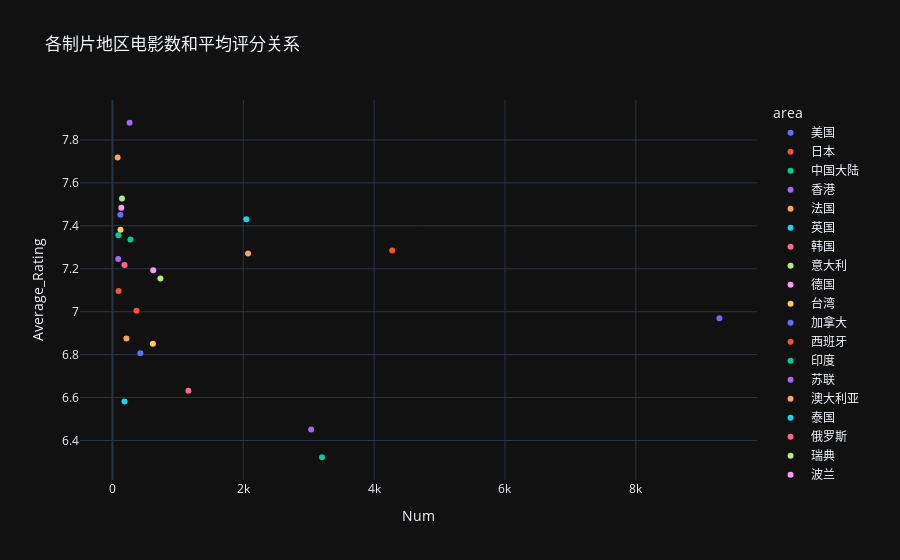

The notebook cell saved with this chart:
### Code cell
fig3 = px.scatter(countryNum_avergeRating[:25], x="Num", y="Average_Rating",  #展示电影数前25位的制片地区的电影数目和均分的散点图
                 color="area",
                 hover_name="area", 
                 title="各制片地区电影数和平均评分关系")
fig3.show()

### Figure 1 — Plotly figure (JSON) as saved in the notebook; plotly's stock layout.template omitted (floating-point values rounded to 4 significant figures)
{"data": [{"hovertemplate": "<b>%{hovertext}</b><br><br>area=美国<br>Num=%{x}<br>Average_Rating=%{y}<extra></extra>", "hovertext": ["美国"], "legendgroup": "美国", "marker": {"color": "#636efa", "symbol": "circle"}, "mode": "markers", "name": "美国", "orientation": "v", "showlegend": true, "x": [9277], "xaxis": "x", "y": [6.969], "yaxis": "y", "type": "scatter"}, {"hovertemplate": "<b>%{hovertext}</b><br><br>area=日本<br>Num=%{x}<br>Average_Rating=%{y}<extra></extra>", "hovertext": ["日本"], "legendgroup": "日本", "marker": {"color": "#EF553B", "symbol": "circle"}, "mode": "markers", "name": "日本", "orientation": "v", "showlegend": true, "x": [4276], "xaxis": "x", "y": [7.285], "yaxis": "y", "type": "scatter"}, {"hovertemplate": "<b>%{hovertext}</b><br><br>area=中国大陆<br>Num=%{x}<br>Average_Rating=%{y}<extra></extra>", "hovertext": ["中国大陆"], "legendgroup": "中国大陆", "marker": {"color": "#00cc96", "symbol": "circle"}, "mode": "markers", "name": "中国大陆", "orientation": "v", "showlegend": true, "x": [3203], "xaxis": "x", "y": [6.322], "yaxis": "y", "type": "scatter"}, {"hovertemplate": "<b>%{hovertext}</b><br><br>area=香港<br>Num=%{x}<br>Average_Rating=%{y}<extra></extra>", "hovertext": ["香港"], "legendgroup": "香港", "marker": {"color": "#ab63fa", "symbol": "circle"}, "mode": "markers", "name": "香港", "orientation": "v", "showlegend": true, "x": [3037], "xaxis": "x", "y": [6.451], "yaxis": "y", "type": "scatter"}, {"hovertemplate": "<b>%{hovertext}</b><br><br>area=法国<br>Num=%{x}<br>Average_Rating=%{y}<extra></extra>", "hovertext": ["法国"], "legendgroup": "法国", "marker": {"color": "#FFA15A", "symbol": "circle"}, "mode": "markers", "name": "法国", "orientation": "v", "showlegend": true, "x": [2073], "xaxis": "x", "y": [7.271], "yaxis": "y", "type": "scatter"}, {"hovertemplate": "<b>%{hovertext}</b><br><br>area=英国<br>Num=%{x}<br>Average_Rating=%{y}<extra></extra>", "hovertext": ["英国"], "legendgroup": "英国", "marker": {"color": "#19d3f3", "symbol": "circle"}, "mode": "markers", "name": "英国", "orientation": "v", "showlegend": true, "x": [2046], "xaxis": "x", "y": [7.431], "yaxis": "y", "type": "scatter"}, {"hovertemplate": "<b>%{hovertext}</b><br><br>area=韩国<br>Num=%{x}<br>Average_Rating=%{y}<extra></extra>", "hovertext": ["韩国"], "legendgroup": "韩国", "marker": {"color": "#FF6692", "symbol": "circle"}, "mode": "markers", "name": "韩国", "orientation": "v", "showlegend": true, "x": [1161], "xaxis": "x", "y": [6.632], "yaxis": "y", "type": "scatter"}, {"hovertemplate": "<b>%{hovertext}</b><br><br>area=意大利<br>Num=%{x}<br>Average_Rating=%{y}<extra></extra>", "hovertext": ["意大利"], "legendgroup": "意大利", "marker": {"color": "#B6E880", "symbol": "circle"}, "mode": "markers", "name": "意大利", "orientation": "v", "showlegend": true, "x": [734], "xaxis": "x", "y": [7.155], "yaxis": "y", "type": "scatter"}, {"hovertemplate": "<b>%{hovertext}</b><br><br>area=德国<br>Num=%{x}<br>Average_Rating=%{y}<extra></extra>", "hovertext": ["德国"], "legendgroup": "德国", "marker": {"color": "#FF97FF", "symbol": "circle"}, "mode": "markers", "name": "德国", "orientation": "v", "showlegend": true, "x": [624], "xaxis": "x", "y": [7.193], "yaxis": "y", "type": "scatter"}, {"hovertemplate": "<b>%{hovertext}</b><br><br>area=台湾<br>Num=%{x}<br>Average_Rating=%{y}<extra></extra>", "hovertext": ["台湾"], "legendgroup": "台湾", "marker": {"color": "#FECB52", "symbol": "circle"}, "mode": "markers", "name": "台湾", "orientation": "v", "showlegend": true, "x": [618], "xaxis": "x", "y": [6.85], "yaxis": "y", "type": "scatter"}, {"hovertemplate": "<b>%{hovertext}</b><br><br>area=加拿大<br>Num=%{x}<br>Average_Rating=%{y}<extra></extra>", "hovertext": ["加拿大"], "legendgroup": "加拿大", "marker": {"color": "#636efa", "symbol": "circle"}, "mode": "markers", "name": "加拿大", "orientation": "v", "showlegend": true, "x": [427], "xaxis": "x", "y": [6.806], "yaxis": "y", "type": "scatter"}, {"hovertemplate": "<b>%{hovertext}</b><br><br>area=西班牙<br>Num=%{x}<br>Average_Rating=%{y}<extra></extra>", "hovertext": ["西班牙"], "legendgroup": "西班牙", "marker": {"color": "#EF553B", "symbol": "circle"}, "mode": "markers", "name": "西班牙", "orientation": "v", "showlegend": true, "x": [368], "xaxis": "x", "y": [7.005], "yaxis": "y", "type": "scatter"}, {"hovertemplate": "<b>%{hovertext}</b><br><br>area=印度<br>Num=%{x}<br>Average_Rating=%{y}<extra></extra>", "hovertext": ["印度"], "legendgroup": "印度", "marker": {"color": "#00cc96", "symbol": "circle"}, "mode": "markers", "name": "印度", "orientation": "v", "showlegend": true, "x": [275], "xaxis": "x", "y": [7.336], "yaxis": "y", "type": "scatter"}, {"hovertemplate": "<b>%{hovertext}</b><br><br>area=苏联<br>Num=%{x}<br>Average_Rating=%{y}<extra></extra>", "hovertext": ["苏联"], "legendgroup": "苏联", "marker": {"color": "#ab63fa", "symbol": "circle"}, "mode": "markers", "name": "苏联", "orientation": "v", "showlegend": true, "x": [262], "xaxis": "x", "y": [7.88], "yaxis": "y", "type": "scatter"}, {"hovertemplate": "<b>%{hovertext}</b><br><br>area=澳大利亚<br>Num=%{x}<br>Average_Rating=%{y}<extra></extra>", "hovertext": ["澳大利亚"], "legendgroup": "澳大利亚", "marker": {"color": "#FFA15A", "symbol": "circle"}, "mode": "markers", "name": "澳大利亚", "orientation": "v", "showlegend": true, "x": [214], "xaxis": "x", "y": [6.875], "yaxis": "y", "type": "scatter"}, {"hovertemplate": "<b>%{hovertext}</b><br><br>area=泰国<br>Num=%{x}<br>Average_Rating=%{y}<extra></extra>", "hovertext": ["泰国"], "legendgroup": "泰国", "marker": {"color": "#19d3f3", "symbol": "circle"}, "mode": "markers", "name": "泰国", "orientation": "v", "showlegend": true, "x": [184], "xaxis": "x", "y": [6.582], "yaxis": "y", "type": "scatter"}, {"hovertemplate": "<b>%{hovertext}</b><br><br>area=俄罗斯<br>Num=%{x}<br>Average_Rating=%{y}<extra></extra>", "hovertext": ["俄罗斯"], "legendgroup": "俄罗斯", "marker": {"color": "#FF6692", "symbol": "circle"}, "mode": "markers", "name": "俄罗斯", "orientation": "v", "showlegend": true, "x": [184], "xaxis": "x", "y": [7.218], "yaxis": "y", "type": "scatter"}, {"hovertemplate": "<b>%{hovertext}</b><br><br>area=瑞典<br>Num=%{x}<br>Average_Rating=%{y}<extra></extra>", "hovertext": ["瑞典"], "legendgroup": "瑞典", "marker": {"color": "#B6E880", "symbol": "circle"}, "mode": "markers", "name": "瑞典", "orientation": "v", "showlegend": true, "x": [146], "xaxis": "x", "y": [7.527], "yaxis": "y", "type": "scatter"}, {"hovertemplate": "<b>%{hovertext}</b><br><br>area=波兰<br>Num=%{x}<br>Average_Rating=%{y}<extra></extra>", "hovertext": ["波兰"], "legendgroup": "波兰", "marker": {"color": "#FF97FF", "symbol": "circle"}, "mode": "markers", "name": "波兰", "orientation": "v", "showlegend": true, "x": [136], "xaxis": "x", "y": [7.484], "yaxis": "y", "type": "scatter"}, {"hovertemplate": "<b>%{hovertext}</b><br><br>area=丹麦<br>Num=%{x}<br>Average_Rating=%{y}<extra></extra>", "hovertext": ["丹麦"], "legendgroup": "丹麦", "marker": {"color": "#FECB52", "symbol": "circle"}, "mode": "markers", "name": "丹麦", "orientation": "v", "showlegend": true, "x": [123], "xaxis": "x", "y": [7.382], "yaxis": "y", "type": "scatter"}, {"hovertemplate": "<b>%{hovertext}</b><br><br>area=西德<br>Num=%{x}<br>Average_Rating=%{y}<extra></extra>", "hovertext": ["西德"], "legendgroup": "西德", "marker": {"color": "#636efa", "symbol": "circle"}, "mode": "markers", "name": "西德", "orientation": "v", "showlegend": true, "x": [121], "xaxis": "x", "y": [7.451], "yaxis": "y", "type": "scatter"}, {"hovertemplate": "<b>%{hovertext}</b><br><br>area=墨西哥<br>Num=%{x}<br>Average_Rating=%{y}<extra></extra>", "hovertext": ["墨西哥"], "legendgroup": "墨西哥", "marker": {"color": "#EF553B", "symbol": "circle"}, "mode": "markers", "name": "墨西哥", "orientation": "v", "showlegend": true, "x": [94], "xaxis": "x", "y": [7.097], "yaxis": "y", "type": "scatter"}, {"hovertemplate": "<b>%{hovertext}</b><br><br>area=阿根廷<br>Num=%{x}<br>Average_Rating=%{y}<extra></extra>", "hovertext": ["阿根廷"], "legendgroup": "阿根廷", "marker": {"color": "#00cc96", "symbol": "circle"}, "mode": "markers", "name": "阿根廷", "orientation": "v", "showlegend": true, "x": [91], "xaxis": "x", "y": [7.356], "yaxis": "y", "type": "scatter"}, {"hovertemplate": "<b>%{hovertext}</b><br><br>area=比利时<br>Num=%{x}<br>Average_Rating=%{y}<extra></extra>", "hovertext": ["比利时"], "legendgroup": "比利时", "marker": {"color": "#ab63fa", "symbol": "circle"}, "mode": "markers", "name": "比利时", "orientation": "v", "showlegend": true, "x": [89], "xaxis": "x", "y": [7.245], "yaxis": "y", "type": "scatter"}, {"hovertemplate": "<b>%{hovertext}</b><br><br>area=捷克斯洛伐克<br>Num=%{x}<br>Average_Rating=%{y}<extra></extra>", "hovertext": ["捷克斯洛伐克"], "legendgroup": "捷克斯洛伐克", "marker": {"color": "#FFA15A", "symbol": "circle"}, "mode": "markers", "name": "捷克斯洛伐克", "orientation": "v", "showlegend": true, "x": [79], "xaxis": "x", "y": [7.718], "yaxis": "y", "type": "scatter"}], "layout": {"xaxis": {"anchor": "y", "domain": [0.0, 1.0], "title": {"text": "Num"}}, "yaxis": {"anchor": "x", "domain": [0.0, 1.0], "title": {"text": "Average_Rating"}}, "legend": {"title": {"text": "area"}, "tracegroupgap": 0}, "title": {"text": "各制片地区电影数和平均评分关系"}}}
